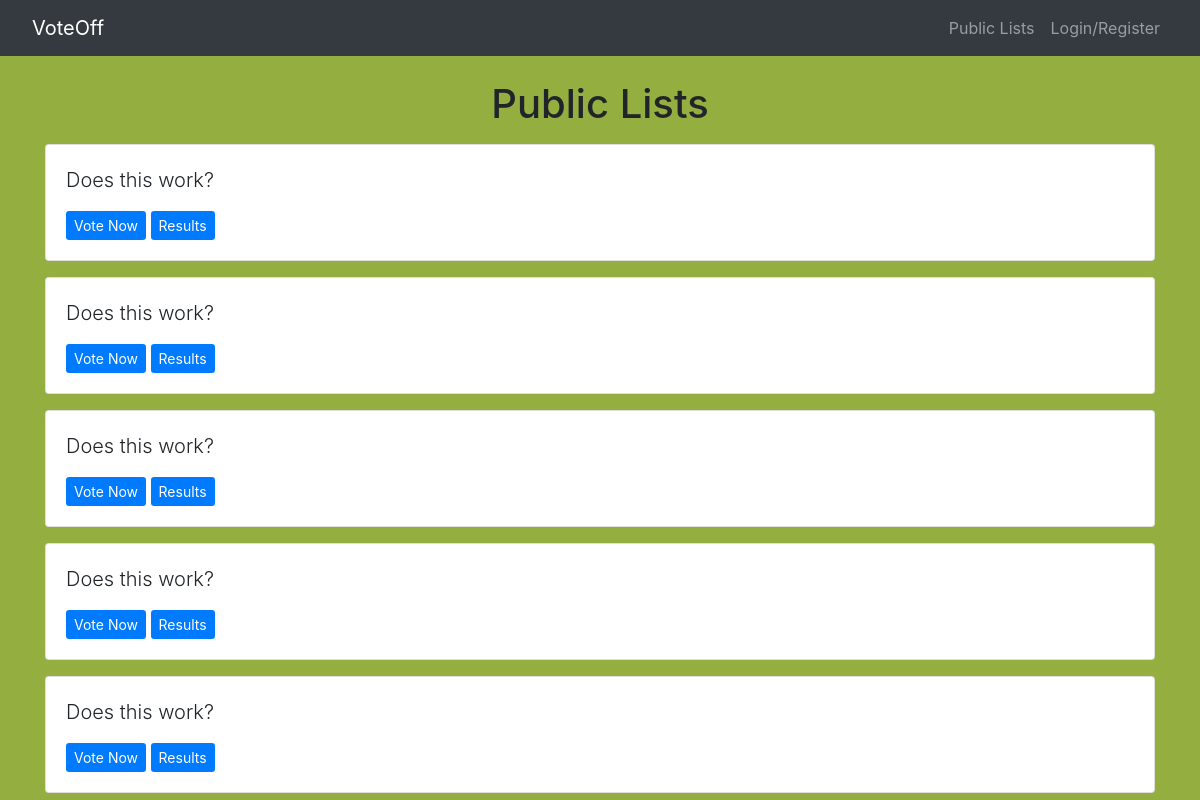
Page /lists/ on the committed database.
### lists/models.py (models this page shows, shortened)
class Question(models.Model):
    question_text = models.CharField(max_length=200)
    pub_date = models.DateTimeField(auto_now_add=True)
    public = models.BooleanField(default=False)
    creator = models.ForeignKey(User, on_delete=models.CASCADE)

### lists/views.py (the view)
# urls.py: path('lists/', views.index, name='index'),
def index(request):
    user_questions = Question.objects.filter(public=True)
    latest_question_list = user_questions.all().order_by('-pub_date')
    paginator = Paginator(latest_question_list, 5)
    try:
        page = int(request.GET.get('page', '1'))
    except:
        page = 1
    try:
        questions = paginator.page(page)
    except:
        questions = paginator.page(paginator.num_pages)
    return render(request, 'lists/index.html', {'questions': questions})

### lists/templates/lists/index.html (shortened to what this page needs)
{% extends 'base.html' %}
{% load static %}
{% block extrahead %}
<link rel="stylesheet" type="text/css" href="{% static 'css/lists.css' %}">
{% endblock %}
{% block content %}
<h1 class="text-center mb-3">Public Lists</h1>
{% if questions %}
    {% for question in questions.object_list %}
        <div class="card mb-3">
            <div class="card-body">
                <p class="lead">{{ question.question_text }}</p>
                <a type="button" href="{% url 'lists:detail' question.id %}" class="btn-primary btn-sm">Vote Now</a>
                <a type="button" href="{% url 'lists:results' question.id %}" class="btn-primary btn-sm">Results</a>
            </div>
        </div>
    {% endfor %}
{% else %}
    <p>No lists available</p>
{% endif %}
{% endblock %}

### rows in the picture
Question: question_text "Does this work?"
Question: question_text "Does this work?"
Question: question_text "Does this work?"
Question: question_text "Does this work?"
Question: question_text "Does this work?"
